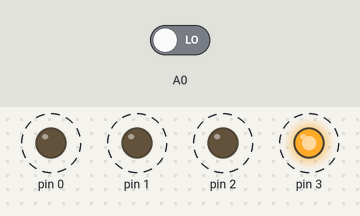
The sketch below on a simulated Arduino Uno, built with avr-gcc and run on an emulated ATmega328P. Shown: output pins drawn as LEDs (lit = HIGH). Dashed ring = blinking. The inputs (shaded band) are chosen by the test bench; at power-on: A0 LOW.

Above: at 1.7 s.
2.5 s: A0 driven HIGH
At 2.9 s:
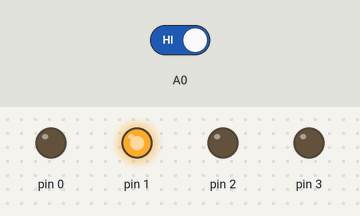
At 3.7 s:
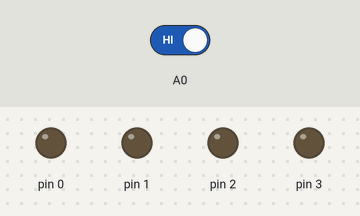
4.7 s: A0 driven LOW
At 5.0 s:
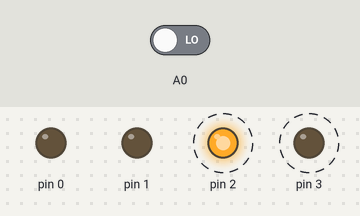
Timing chart, 0 to 14.2 s (numbered marks = the images above; inputs shaded):
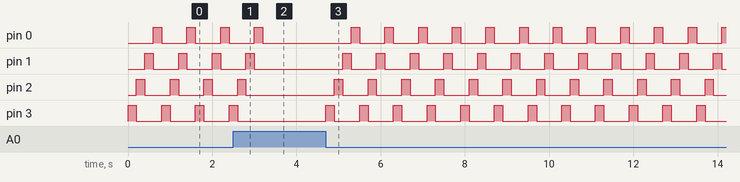

The sketch:

4.ino
```cpp
#define key1    digitalRead(A0)

void setup() {
  // put your setup code here, to run once:
pinMode(A0,INPUT);
for (int i = 0; i <= 3; i++)
{
  pinMode(i,OUTPUT);
}

}
void loop() {
  // put your main code here, to run repeatedly:
int i , a;
int dancinglight[4] [4] = {
  {0, 0 , 0 , 1},
  {0 , 0 ,1 , 0},
  {0 , 1 ,0 , 0},
  {1 , 0 , 0 , 0},
  };
  for (i = 0; i <= 3; i++)
  {
    digitalWrite (i , 0);

  }
  if (key1 == 0)
  {
    for (a = 0; a <=3 ; a++)
    {
      for ( i = 0 ; i<= 3 ; i++)
      {
        digitalWrite(i , dancinglight [a] [i]);
      }
      delay(200);
      }
      }

}
```

Measured:
- after the input at 2.5 s, pin 0: goes on until 3.2 s, then stays LOW; pin 1: goes on until 3.0 s, then stays LOW; pin 2: goes on until 2.8 s, then stays LOW; pin 3: goes on until 2.6 s, then stays LOW
- after the input at 4.7 s, pin 0: alternates HIGH for 0.20 s and LOW for 0.60 s, starting after 0.60 s; pin 1: alternates HIGH for 0.20 s and LOW for 0.60 s, starting after 0.40 s; pin 2: alternates HIGH for 0.20 s and LOW for 0.60 s, starting after 0.20 s; pin 3: alternates HIGH for 0.20 s and LOW for 0.60 s, starting at once
- by itself, pin 0–3: alternates HIGH for 0.20 s and LOW for 0.60 s
